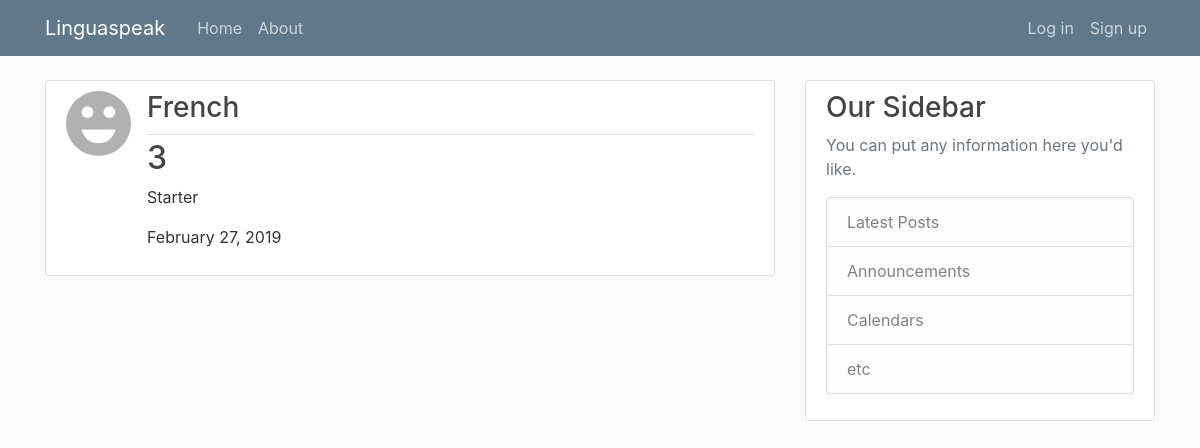
Page /thread/3/ on the committed database.
### main/models.py (models this page shows, shortened)
class Thread(models.Model):
    language = models.ForeignKey(Language, on_delete=models.CASCADE)
    lingualevel = models.ForeignKey(LinguaLevel, on_delete=models.CASCADE)
    date_posted = models.DateTimeField(default=timezone.now)
    title = models.CharField(max_length=100)
    max_people = models.IntegerField()
    author = models.ForeignKey(User, on_delete=models.CASCADE)

class Language(models.Model):
    title = models.CharField(max_length=100)

class LinguaLevel(models.Model):
    title = models.CharField(max_length=100)
    short_title = models.CharField(max_length=100)
    def __str__(self):
        return self.title

### users/models.py (models this page shows, shortened)
class Profile(models.Model):
    user = models.OneToOneField(User, on_delete=models.CASCADE)
    image = models.ImageField(default='default.jpg', upload_to='profile_pics')

### main/views.py (the view)
# urls.py: path('thread/<int:pk>/', ThreadDetailView.as_view(), name='thread-detail'),
class ThreadDetailView(DetailView):
    model = Thread

### main/templates/main/thread_detail.html (shortened to what this page needs)
{% extends "main/base.html" %}
{% block content %}
<article class="media content-section">
  <img class="rounded-circle article-img" src="{{ thread.author.profile.image.url }}">
  <div class="media-body">
    <div class="article-metadata">
      <h3>{{ object.language.title }}</h3>
    </div>
    <h2>{{ object.title }}</h2>
    <p class="article-content">{{ object.lingualevel }}</p>
    <p class="article-content">{{ object.date_posted|date:"F d, Y" }}</p>
  </div>
</article>
{% endblock content%}

### main/static/blog/main.css (style rules this page uses)
body { background: #fafafa; color: #333333; margin-top: 5rem; }
h1, h2, h3, h4, h5, h6 { color: #444444; }
.content-section { background: #ffffff; padding: 10px 20px; border: 1px solid #dddddd; border-radius: 3px; margin-bottom: 20px; }
.article-content { white-space: pre-line; }
.article-img { height: 65px; width: 65px; margin-right: 16px; }
.article-metadata { padding-bottom: 1px; margin-bottom: 4px; border-bottom: 1px solid #e3e3e3 }

### rows in the picture
Thread: author.profile.image (placeholder picture), language "French", title "3", lingualevel "Starter", date_posted "February 27, 2019"
